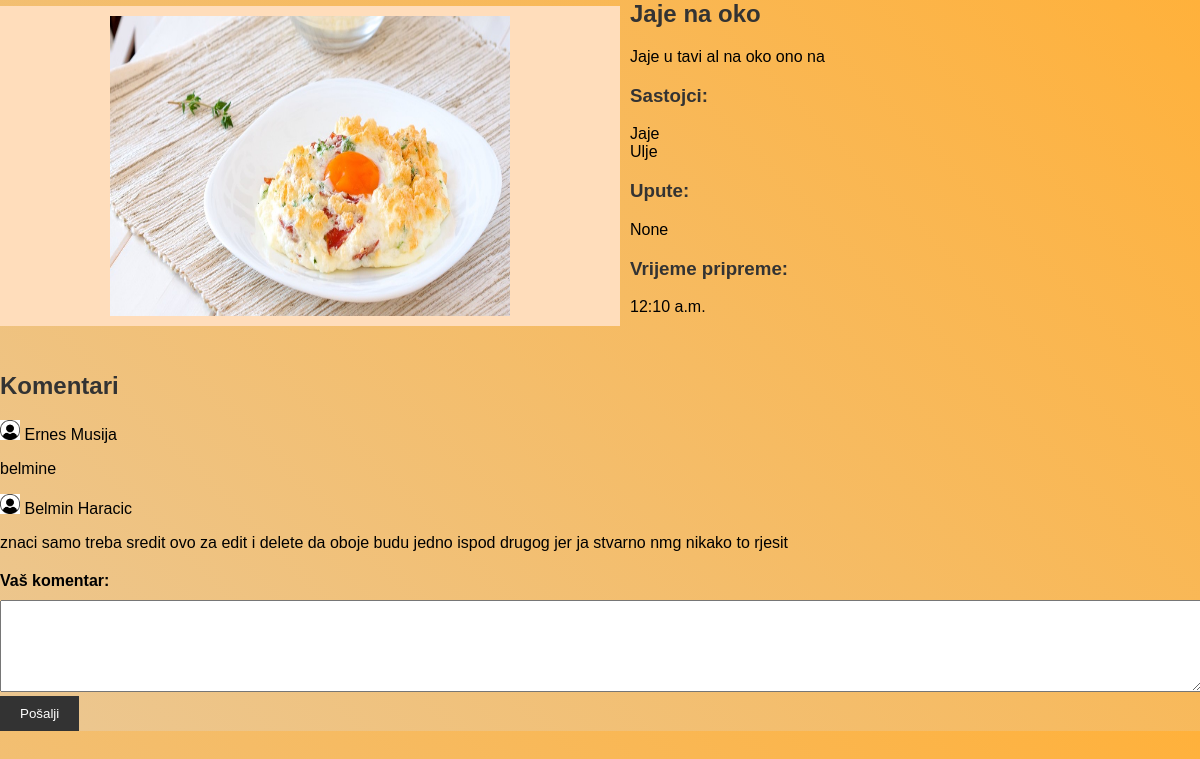
The app's page /prikazi_recept/1 with its own data.
### ReceptiApp/models.py (models this page shows, shortened)
class Recept(models.Model):
    naziv = models.CharField(max_length=100)
    opis = models.CharField(max_length=500)
    uputa = models.CharField(max_length=1000, blank=True, null=True)
    vrijeme_pripreme = models.TimeField(blank=True, null=True)
    sastojci = models.ManyToManyField(Sastojak, through='SastojakRecept')
    slika = models.ImageField(blank=True, null=True, upload_to='images')

class Sastojak(models.Model):
    naziv = models.CharField(max_length=100)
    voce = 'V'
    povrce = 'P'
    meso = 'M'
    zitarice = 'Z'
    mlijecni_jaja = 'L'
    bilje_zacini = 'B'
    ostali = 'O'
    ulje_mast = 'U'
    tipovi = [
        (voce, 'Voce'),
        (povrce, 'Povrce'),
        (meso, 'Meso'),
        (zitarice, 'Zitarice'),
        (mlijecni_jaja, 'Mlijeko i jaja'),
        (bilje_zacini, 'Biljni i zacini'),
        (ulje_mast, 'Ulje i masti'),
        (ostali, 'Ostali'),
    ]
    tip = models.CharField(max_length=1, choices=tipovi, default=ostali)

class Komentar(models.Model):
    tekst = models.CharField(max_length=500)
    recept = models.ForeignKey(Recept, on_delete=models.CASCADE)
    user = models.ForeignKey(MyUser, on_delete=models.CASCADE)
    vrijeme = models.DateTimeField(auto_now_add=True)

class MyUser(AbstractBaseUser, PermissionsMixin):
    username = models.CharField(max_length=25, unique=True)
    password = models.CharField(max_length=250)
    email = models.EmailField(max_length=80, unique=True)
    name = models.CharField(max_length=25)
    surname = models.CharField(max_length=25)
    phone = models.CharField(max_length=15, blank=True)
    date_of_birth = models.DateField(blank=True, null=True)
    is_staff = models.BooleanField(default=False)
    is_active = models.BooleanField(default=False)
    objects = Manager()
    USERNAME_FIELD = 'email'
    REQUIRED_FIELDS = ['username', 'name', 'surname']

### ReceptiApp/views.py (the view)
# urls.py: path('prikazi_recept/<int:recept_id>', views.prikazi_recept, name="prikazi_recept"),
def prikazi_recept(request, recept_id):
    recept = Recept.objects.get(id=recept_id)
    if request.method == 'POST':
        komentar = request.POST['komentar']
        novi_komentar = Komentar.objects.create(tekst=komentar, user=request.user, recept=recept)
        novi_komentar.save()
        return redirect('prikazi_recept', recept_id=recept_id)
    komentari = Komentar.objects.filter(recept_id=recept_id)
    context = {
        'recept': recept,
        'komentari': komentari,
    }
    return render(request, 'prikazi_recept.html', context)

### templates/prikazi_recept.html (shortened to what this page needs)
{% load static %}
<!DOCTYPE html>
<html lang="en">
<head>
  <link rel="stylesheet" href="{% static 'prikazi_recept.css' %}">
</head>
<body>
  <div class="recipe-container">
    <div class="recipe-image">
      <img src="{{ recept.slika.url }}" alt="{{ recept.naziv }}">
    </div>
    <div class="recipe-info">
      <h2>{{ recept.naziv }}</h2>
      <p>{{ recept.opis }}</p>
      <h3>Sastojci:</h3>
      <ul>
        {% for sastojak in recept.sastojci.all %}
        <li>{{ sastojak.naziv }}</li>
        {% endfor %}
      </ul>
      <h3>Upute:</h3>
      <p>{{ recept.uputa }}</p>
      <h3>Vrijeme pripreme:</h3>
      <p>{{ recept.vrijeme_pripreme }}</p>
    </div>
  </div>
 <div class="comments-section">
    <h2>Komentari</h2>
   {% for komentar in komentari %}
    <div class="comment">
        <div class="user-info">
            <img class="user-icon" src="{% static 'slike/user_icon.png' %}" alt="User Icon">
            <span class="user-name">{{ komentar.user.name }} {{komentar.user.surname}}</span>
        </div>
         {% if user.is_authenticated and user == komentar.user %}
         <div class="comment-actions">
          <form action="{% url 'edit_komentar' komentar.id %}" method="POST">
            {% csrf_token %}
            <div class="edit-comment-section">
              <textarea class="edit-comment-input" name="new_text" rows="3">{{ komentar.tekst }}</textarea>
              <button class="edit-btn" type="submit">Edit</button>
            </div>
          </form>
          <form action="{% url 'izbrisi_komentar' komentar.id %}" method="POST">
            {% csrf_token %}
            <button class="delete-btn" type="submit">Delete</button>
          </form>
        </div>
        {% else %}
        <p>{{ komentar.tekst }}</p>
        {% endif %}
    </div>
    {% endfor %}
</div>
    <form action="" method="POST">
      <label for="message">Vaš komentar:</label>
      <textarea id="message" name="komentar" rows="6" required></textarea>
      <button type="submit">Pošalji</button>
    </form>
</body>
</html>

### static/prikazi_recept.css (style rules this page uses)
body { font-family: Arial, sans-serif; margin: 0; padding: 0; background: linear-gradient(45deg, #ebc792, #ffb13b); }
h2, h3 { color: #333333; }
.recipe-container { display: flex; align-items: center; }
.recipe-image { flex: 0 0 50%; }
.user-icon { width: 20px; height: 20px; }
.recipe-image img { max-width: 100%; height: auto; }
.recipe-info { flex: 0 0 50%; padding-left: 10px; }
.recipe-info h2 { font-size: 24px; margin-top: 0; }
.recipe-info p { margin-top: 0; }
.recipe-info ul { list-style: none; padding: 0; }
.comments-section { margin-top: 40px; }
.comments-section h2 { font-size: 24px; }
.comment { background-color: linear-gradient(45deg, #ebc792, #ffb13b); padding: 0; margin-bottom: 10px; }
form { margin-top: 20px; }
label { display: block; margin-bottom: 10px; font-weight: bold; }
textarea { width: 100%; padding: 0px; resize: vertical; }
button[type="submit"] { background-color: #333333; color: #ffffff; padding: 10px 20px; border: none; cursor: pointer; }
.recipe-image { flex: 0 0 50%; background-color: #FFDDBB; padding: 10px; display: flex; justify-content: center; align-items: center; }
.recipe-image img { max-width: 100%; height: auto; width: 400px; height: 300px; }

### records on screen
Recept: slika (picture), naziv "Jaje na oko", opis "Jaje u tavi al na oko ono na", uputa "None", vrijeme_pripreme "12:10 a.m."
Sastojak: naziv "Jaje"
Sastojak: naziv "Ulje"
Komentar: user.name "Ernes", user.surname "Musija", tekst "belmine"
Komentar: user.name "Belmin", user.surname "Haracic", tekst "znaci samo treba sredit ovo za edit i delete da oboje budu jedno ispod drugog jer ja stvarno nmg nikako to rjesit"
